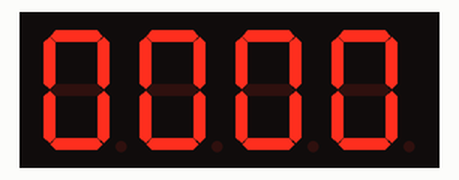
Simulated run of this sketch. Board: Arduino Uno, built with avr-gcc and run on an emulated ATmega328P. Shown: 4-digit seven-segment display. Wiring (inferred from the names in the program): 4-digit 7-segment display, segments lit when LOW: segments pin 2, pin 3, pin 4, pin 5, pin 6, pin 7, pin 8, pin 9; digit selects pin 10, pin 11, pin 12, pin 13. The segment pins are drawn as the display they are named for.

Above: at 0.1 s.
At 4.1 s:
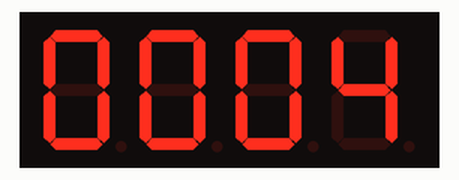
At 9.1 s:
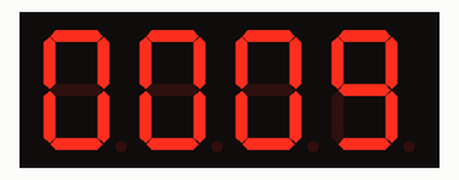
At 19.1 s:
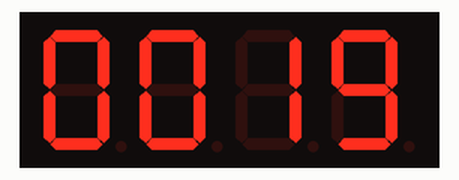
At 28.1 s:
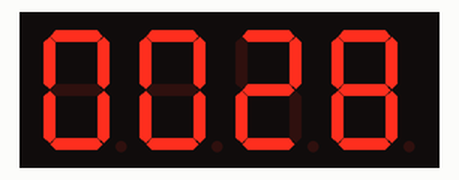
At 38.1 s:
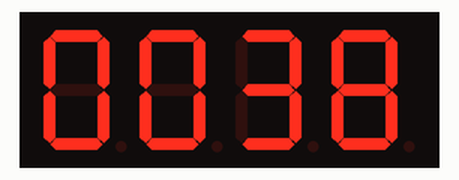

Measured:
- what the display in image 0 shows lasts 1.1 s, from 0.0 s to 1.1 s

The sketch:

25_ARRAY_FND_counter.ino
```cpp
#define time_val  1

#include "TimerOne.h"

static unsigned int time_S = 0;
                          // a, b, c, d, e, f, g, dp
const int FND_DATA_PIN[8] = {2, 3, 4, 5, 6, 7, 8, 9};
                           // D1, D2, D3, D4
const int FND_DIGIT_PIN[4] = {10, 11, 12, 13};
int i = 0, j = 0, k = 0;

const unsigned char FND_DATA[16] = {0x3F,0x06,0x5B,0x4F,0x66,0x6D,0x7D,0x07,
                                    0x7F,0x6F,0x5F,0x7C,0x58,0x5E,0x79,0x71};
const unsigned char FND_DIGIT[4] = {0x01, 0x02, 0x04, 0x08};

void setup() {
  // put your setup code here, to run once:
  display_init();

  Timer1.initialize(1000000); // 주기가 1초인 타이머 설정
  Timer1.attachInterrupt(timer1_callback);

}

void loop() {
  display_numbers(time_S);
}

// 사용자 함수
void timer1_callback()    // 1초마다 호출
{
  time_S++;
}

void display_init(){
  for(int x = 0; x < 8; x++){
    pinMode(FND_DATA_PIN[x], OUTPUT);
  }
  for(int y = 0; y < 4; y++){
    pinMode(FND_DIGIT_PIN[y], OUTPUT);
  }
}

void display_clear(){
  for(int x = 0; x < 8; x++){
    digitalWrite(FND_DATA_PIN[x], HIGH);
  }
  for(int y = 0; y < 4; y++){
    digitalWrite(FND_DIGIT_PIN[y], LOW);
  }
}

void display_numbers(int num){   // 8475
  int num_tbl[4] = {};

  num_tbl[0] = (num % 10000) / 1000;  // 천의 자리
  num_tbl[1] = (num % 1000) / 100;    // 백의 자리
  num_tbl[2] = (num % 100) / 10;      // 십의 자리
  num_tbl[3] = num % 10;            // 일의 자리

  for(i = 0; i < 4; i++){
    display_clear();
    for(k = 0; k < 8; k++){
      digitalWrite(FND_DATA_PIN[k], (~FND_DATA[num_tbl[i]]) & (0x01 << k));
    }
    for(j = 0; j < 4; j++){
      digitalWrite(FND_DIGIT_PIN[j], FND_DIGIT[i] & (0x01 << j));
    }
    delay(time_val);
  }
}
```
